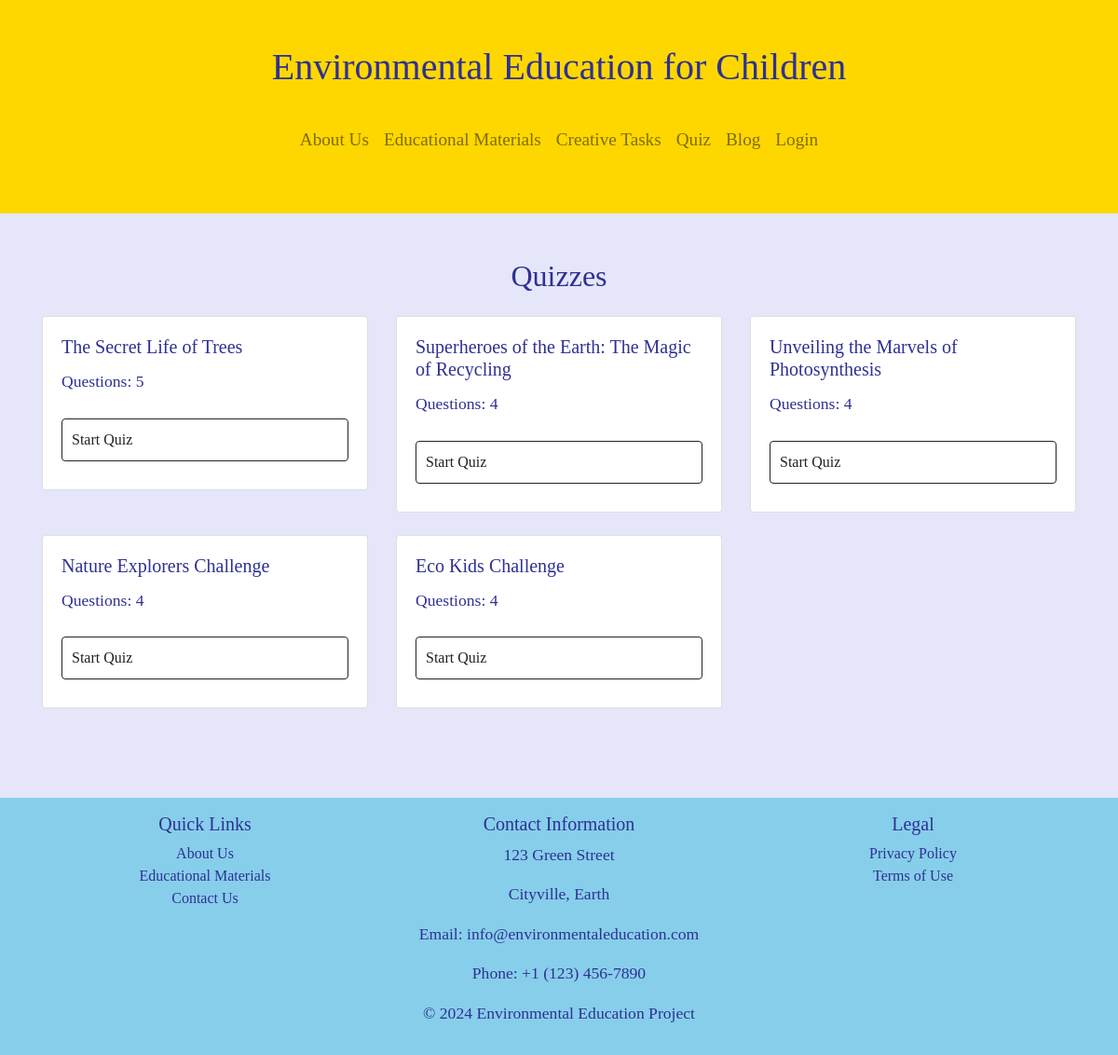
The app's page /quiz/ with its own data.
### quiz/models.py (models this page shows, shortened)
class BaseModel(models.Model):
    uid = models.UUIDField(primary_key=True, default=uuid.uuid4, editable=False)
    created_at = models.DateField(auto_now_add=True)
    updated_at = models.DateField(auto_now=True)
    class Meta:
        abstract = True

class Quiz(BaseModel):
    quiz_name = models.CharField(max_length=100)
    passed_by_users = models.ManyToManyField(User, blank=True, related_name='passed_quizzes')

### quiz/views.py (the view)
# urls.py: path("", quiz_list, name="quiz_list"), # Path for the main quiz list view
def quiz_list(request):
    context = {"quizzes" : Quiz.objects.all(),}
    if request.GET.get('quiz'):
        return redirect(f"quiz_detail/?quiz={request.GET.get('quiz')}")
    return render(request, 'quiz/index.html', context)

### quiz/templates/quiz/index.html (shortened to what this page needs)
{% extends "main/layout.html" %}
{% block extraCSS %}
    {% load static %}
    <link rel="stylesheet" href="{% static "quiz/style.css" %}">
{% endblock %}
{% block body %}
<section id="blog" class="py-5">
    <div class="container">
        <h2 class="text-center mb-4">Quizzes</h2>
        <div class="row">
            {% for quiz in quizzes reversed %}
            <div class="col-md-4 mb-4">
                <div class="card">
                    <div class="card-body">
                        <h5 class="card-title">{{ quiz.quiz_name }}</h5>
                        <p class="card-text">Questions: {{ quiz.question.count }}</p>
                        <a href="{% url 'quiz:quiz_detail' %}?quiz={{ quiz.quiz_name }}" class="btn btn-danger">Start Quiz</a>
                    </div>
                </div>
            </div>
            {% endfor %}
        </div>
    </div>
</section>
<br>
{% endblock %}

### static/main/style.css (style rules this page uses)
body { font-family: 'Comic Sans MS', cursive; background-color: #E6E6FA; color: #2E3192; }
h2 { color: #2E3192; }
p { font-size: 1.1rem; }

### static/quiz/style.css (style rules this page uses)
.btn { background: #fff; color:#222; font-weight: 500; width: 100%; border: 1px solid #222; padding: 10px; margin: 10px 0; text-align: left; border-radius: 4px; cursor: pointer; transition: all 0.3s; }

### records on screen
Quiz: quiz_name "The Secret Life of Trees", question.count "5"
Quiz: quiz_name "Superheroes of the Earth: The Magic of Recycling", question.count "4"
Quiz: quiz_name "Unveiling the Marvels of Photosynthesis", question.count "4"
Quiz: quiz_name "Nature Explorers Challenge", question.count "4"
Quiz: quiz_name "Eco Kids Challenge", question.count "4"
